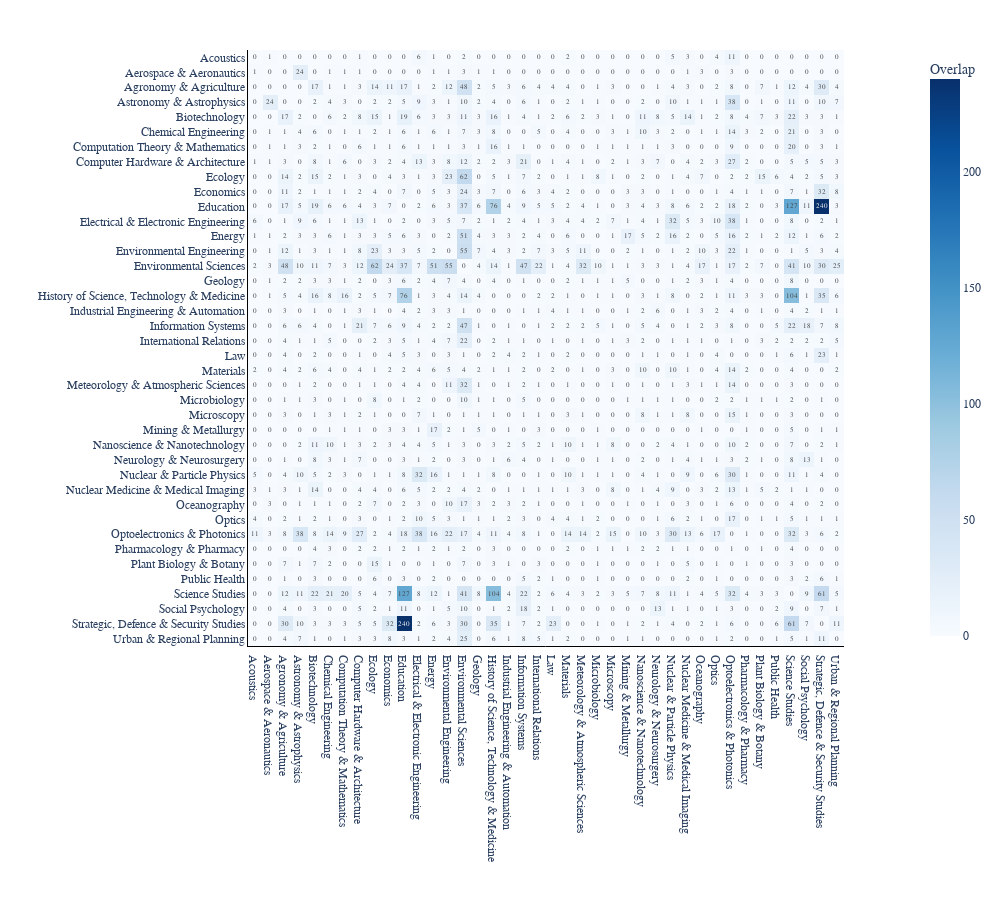

The cell this chart's notebook holds for it:
### Code cell
#| echo: false
#| output: false

import numpy as np

subfields = sorted(overlap_subfield_df['subfield1'].unique())

heatmap_df = overlap_subfield_df.pivot(index='subfield1', columns='subfield2', values='overlap')
heatmap_df = heatmap_df.reindex(index=subfields, columns=subfields)
heatmap_df = heatmap_df.fillna(0)
heatmap_df = heatmap_df + heatmap_df.T


fig = px.imshow(heatmap_df,
                labels=dict(x="Subfield", y="Subfield", color="Overlap"),
                color_continuous_scale="Blues",
                text_auto='.0f',
                template='plotly_white')

fig.update_layout(
    layout,
    #title="Overlap Between Subfields",
    width=1000,
    height=900,
    xaxis_showgrid=False,
    yaxis_showgrid=False
)

# Show the plot
fig.show()

### Figure 1 — Plotly figure (JSON) as saved in the notebook; plotly's stock layout.template omitted (floating-point values rounded to 4 significant figures; data arrays with more than 128 entries replaced by an {"elided": "..."} marker saying what was removed)
{"data": [{"coloraxis": "coloraxis", "hovertemplate": "Subfield: %{x}<br>Subfield: %{y}<br>Overlap: %{z}<extra></extra>", "name": "0", "texttemplate": "%{z:.0f}", "type": "heatmap", "x": ["Acoustics", "Aerospace & Aeronautics", "Agronomy & Agriculture", "Astronomy & Astrophysics", "Biotechnology", "Chemical Engineering", "Computation Theory & Mathematics", "Computer Hardware & Architecture", "Ecology", "Economics", "Education", "Electrical & Electronic Engineering", "Energy", "Environmental Engineering", "Environmental Sciences", "Geology", "History of Science, Technology & Medicine", "Industrial Engineering & Automation", "Information Systems", "International Relations", "Law", "Materials", "Meteorology & Atmospheric Sciences", "Microbiology", "Microscopy", "Mining & Metallurgy", "Nanoscience & Nanotechnology", "Neurology & Neurosurgery", "Nuclear & Particle Physics", "Nuclear Medicine & Medical Imaging", "Oceanography", "Optics", "Optoelectronics & Photonics", "Pharmacology & Pharmacy", "Plant Biology & Botany", "Public Health", "Science Studies", "Social Psychology", "Strategic, Defence & Security Studies", "Urban & Regional Planning"], "xaxis": "x", "y": ["Acoustics", "Aerospace & Aeronautics", "Agronomy & Agriculture", "Astronomy & Astrophysics", "Biotechnology", "Chemical Engineering", "Computation Theory & Mathematics", "Computer Hardware & Architecture", "Ecology", "Economics", "Education", "Electrical & Electronic Engineering", "Energy", "Environmental Engineering", "Environmental Sciences", "Geology", "History of Science, Technology & Medicine", "Industrial Engineering & Automation", "Information Systems", "International Relations", "Law", "Materials", "Meteorology & Atmospheric Sciences", "Microbiology", "Microscopy", "Mining & Metallurgy", "Nanoscience & Nanotechnology", "Neurology & Neurosurgery", "Nuclear & Particle Physics", "Nuclear Medicine & Medical Imaging", "Oceanography", "Optics", "Optoelectronics & Photonics", "Pharmacology & Pharmacy", "Plant Biology & Botany", "Public Health", "Science Studies", "Social Psychology", "Strategic, Defence & Security Studies", "Urban & Regional Planning"], "yaxis": "y", "z": {"elided": "40x40 int values"}}], "layout": {"coloraxis": {"colorbar": {"title": {"text": "Overlap"}}, "colorscale": [[0, "rgb(247,251,255)"], [0.125, "rgb(222,235,247)"], [0.25, "rgb(198,219,239)"], [0.375, "rgb(158,202,225)"], [0.5, "rgb(107,174,214)"], [0.625, "rgb(66,146,198)"], [0.75, "rgb(33,113,181)"], [0.875, "rgb(8,81,156)"], [1, "rgb(8,48,107)"]]}, "font": {"family": "Verdana", "size": 12}, "height": 900, "margin": {"b": 50, "l": 20, "r": 20, "t": 50}, "width": 1000, "xaxis": {"anchor": "y", "constrain": "domain", "domain": [0, 1], "linecolor": "black", "scaleanchor": "y", "showgrid": false, "showline": true, "tickmode": "array", "title": {"font": {"family": "Verdana", "size": 14}, "text": ""}}, "yaxis": {"anchor": "x", "autorange": "reversed", "constrain": "domain", "domain": [0, 1], "linecolor": "black", "showgrid": false, "showline": true, "title": {"text": ""}}}}
